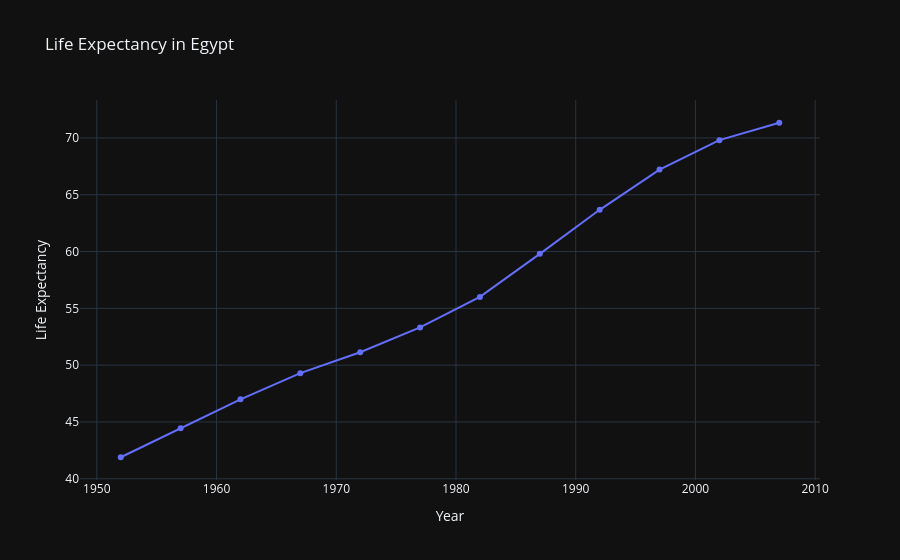

Write notebook code for a chart like this one.
### Code cell
px.line(data_frame=df_egypt,x='year',y='lifeExp',title='Life Expectancy in Egypt',markers=True,labels={'lifeExp':'Life Expectancy','year':'Year'},template='plotly_dark')

### Figure 1 — Plotly figure (JSON) as saved in the notebook; plotly's stock layout.template omitted (floating-point values rounded to 4 significant figures)
{"data": [{"hovertemplate": "Year=%{x}<br>Life Expectancy=%{y}<extra></extra>", "legendgroup": "", "line": {"color": "#636efa", "dash": "solid"}, "marker": {"symbol": "circle"}, "mode": "lines+markers", "name": "", "orientation": "v", "showlegend": false, "type": "scatter", "x": [1952, 1957, 1962, 1967, 1972, 1977, 1982, 1987, 1992, 1997, 2002, 2007], "xaxis": "x", "y": [41.89, 44.44, 46.99, 49.29, 51.14, 53.32, 56.01, 59.8, 63.67, 67.22, 69.81, 71.34], "yaxis": "y"}], "layout": {"legend": {"tracegroupgap": 0}, "title": {"text": "Life Expectancy in Egypt"}, "xaxis": {"anchor": "y", "domain": [0, 1], "title": {"text": "Year"}}, "yaxis": {"anchor": "x", "domain": [0, 1], "title": {"text": "Life Expectancy"}}}}
